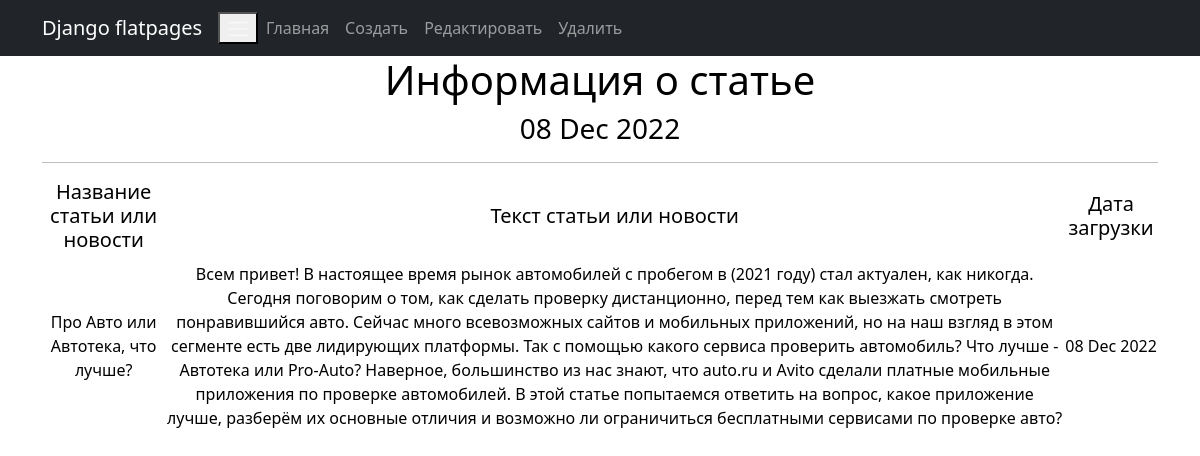
/news/5, run on the app's committed database.
### news/models.py (models this page shows, shortened)
class Post(models.Model):
    author = models.ForeignKey(Author, on_delete=models.CASCADE)
    NEWS = 'NW'
    ARTICLE = 'AR'
    CATEGORY_CHOICES = (
        (NEWS, 'НОВОСТЬ'),
        (ARTICLE, 'СТАТЬЯ')
    )
    categoryType = models.CharField(max_length=2, choices=CATEGORY_CHOICES, default=ARTICLE)
    dateCreation = models.DateTimeField(auto_now_add=True)
    postCategory = models.ManyToManyField(Category, through='PostCategory')
    title = models.CharField(max_length=128)
    text = models.TextField()
    rating = models.SmallIntegerField(default=0)

### news/views.py (the view)
# urls.py: path('<int:pk>', PostDetail.as_view(), name='post_detail'),
class PostDetail(DetailView):
    model = Post
    template_name = 'post_1.html'
    context_object_name = 'post'
    def get_context_data(self, **kwargs):
        context = super().get_context_data(**kwargs)
        context['time_now'] = datetime.utcnow()
        return context

### news/templatetags/custom_filters.py (called while the page is built)
@register.filter()
def censor(value):
    bad_words = ['прикольный', 'клевый', 'крутой']
    if not isinstance(value, str):
        raise TypeError(f"unresolved type '{type(value)}' expected  type 'str'")
    for word in value.split():
        if word.lower() in bad_words:
            value = value.replace(word, f"{word[0]}{'*' * (len(word) - 1)}")
    return value

### templates/post_1.html (shortened to what this page needs)
{% extends 'flatpages/default.html' %}
{% load custom_filters %}
{% block content %}
  <h1>Информация о статье</h1>
   <h3>{{ time_now|date:'d M Y' }}</h3>
<hr>
<table>
           <tr>
               <td><h5>Название статьи или новости</h5></td>
               <td><h5>Текст статьи или новости</h5></td>
               <td><h5>Дата загрузки</h5></td>
           <tr>
               <td>{{ post.title|censor }}</td>
               <td>{{ post.text |censor }}</td>
               <td>{{ post.dateCreation|date:'d M Y ' }}</td>
</table>
{% endblock content %}

### data on the page
Post: dateCreation "08 Dec 2022", title|censor "Про Авто или Автотека, что лучше?", text|censor "Всем привет! В настоящее время рынок автомобилей с пробегом в (2021 году) стал актуален, как никогда. Сегодня поговорим о том, как сделать проверку дистанционно, перед тем как выезжать смотреть понравившийся авто. Сейчас много всевозможных сайтов и мобильных приложений, но на наш взгляд в этом сегменте есть две лидирующих платформы. Так с помощью какого сервиса проверить автомобиль? Что лучше - Автотека или Pro-Auto? Наверное, большинство из нас знают, что auto.ru и Avito сделали платные мобильные приложения по проверке автомобилей. В этой статье попытаемся ответить на вопрос, какое приложение лучше, разберём их основные отличия и возможно ли ограничиться бесплатными сервисами по проверке…"
